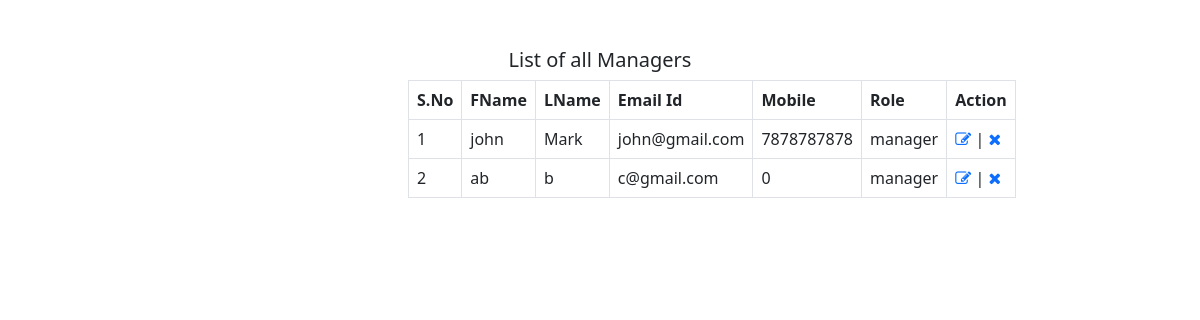
/actionManager.php (signed in), run on the app's committed database.
### tables this page shows
CREATE TABLE `managers` (
  `id` int(11) NOT NULL,
  `fname` varchar(100) NOT NULL,
  `lname` varchar(100) NOT NULL,
  `email` varchar(100) NOT NULL,
  `password` varchar(100) NOT NULL,
  `mobile` bigint(10) NOT NULL,
  `role` varchar(100) NOT NULL
);

### actionManager.php (the view, shortened to what this page needs)
<?php
    if(isset($_SESSION['fname'])){
    include('includes/connection.php');
    $query = "select * from managers;";
    $query_run = mysqli_query($connection,$query);
?>
<html>
    <head>
        <link rel="stylesheet" href="css/style.css">
        <link rel="stylesheet" href="bootstrap/css/bootstrap.min.css">
        <link rel="stylesheet" href="fontawesome/css/font-awesome.min.css">
    </head>
    <body>
        <div class="row">
            <div class="col-md-4 m-auto"><br><br>
                <center><h5>List of all Managers</h5></center>
                <table class="table table-bordered">
                    <thead class="thead-dark">
                        <tr>
                            <th>S.No</th>
                            <th>FName</th>
                            <th>LName</th>
                            <th>Email Id</th>
                            <th>Mobile</th>
                            <th>Role</th>
                            <th>Action</th>
                        </tr>
                        <tbody>
                        <?php
                            $sno = 0;
                            while($row = mysqli_fetch_assoc($query_run)){
                                $sno += 1;
                                ?>
                                <tr>
                                <td><?php echo $sno;?></td>
                                <td><?php echo $row['fname'];?></td>
                                <td><?php echo $row['lname'];?></td>
                                <td><?php echo $row['email'];?></td>
                                <td><?php echo $row['mobile'];?></td>
                                <td><?php echo $row['role'];?></td>
                                <td><a href="editManager.php?uid=<?php echo $row['id'];?>" target="_blank"><i class="fa fa-edit"></i></a> | <a href="deleteManager.php?uid=<?php echo $row['id'];?>"><i class="fa fa-remove"></i></a></td>
                            </tr>
                            <?php
                            }
                        ?>
                        </tbody>
                    </thead>
                </table>
            </div>
        </div>
    </body>
</html>
<?php
    }
    else{
        header('location:index.php');
    }
?>

### data on the page
managers: fname "john", lname "Mark", email "john@gmail.com", mobile "7878787878", role "manager"
managers: fname "ab", lname "b", email "c@gmail.com", mobile "0", role "manager"
